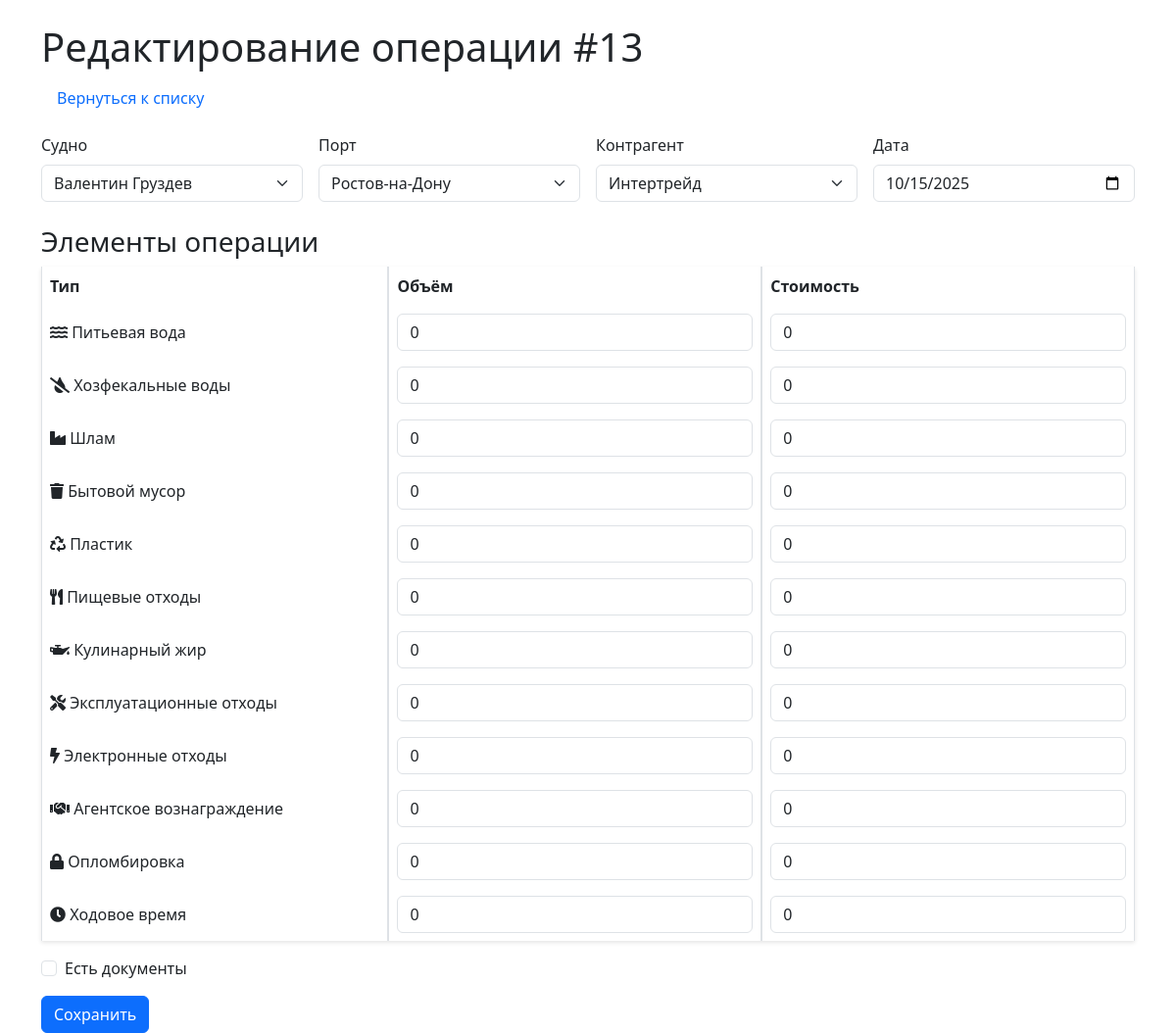
/edit/13, run on the app's committed database.
### models/schemas.py (models this page shows)
class Operation(Base):
    __tablename__ = "operations"
    id = Column(Integer, primary_key=True, index=True)
    ship_id = Column(Integer, ForeignKey("ships.id"))
    port_id = Column(Integer, ForeignKey("ports.id"))
    contractor_id = Column(Integer, ForeignKey("contractors.id"))
    date = Column(Date)
    has_documents = Column(Boolean, default=False)
    document_path = Column(String, nullable=True)
    ship = relationship("Ship")
    port = relationship("Port")
    contractor = relationship("Contractor")
    items = relationship("OperationItem", back_populates="operation", cascade="all, delete-orphan")

class Ship(Base):
    __tablename__ = "ships"
    id = Column(Integer, primary_key=True, index=True)
    name = Column(String, unique=True, index=True)

class Port(Base):
    __tablename__ = "ports"
    id = Column(Integer, primary_key=True, index=True)
    name = Column(String, unique=True, index=True)

class Contractor(Base):
    __tablename__ = "contractors"
    id = Column(Integer, primary_key=True, index=True)
    name = Column(String, unique=True, index=True)

class Item(Base):
    __tablename__ = "items"
    id = Column(Integer, primary_key=True, index=True)
    name = Column(String, unique=True, index=True)

### routers/operations.py (the view)
@router.get("/edit/{operation_id}", response_class=HTMLResponse)
async def edit_form(operation_id: int, request: Request, db: Session = Depends(get_db)):
    operation = db.query(Operation).filter(Operation.id == operation_id).first()
    if not operation:
        raise HTTPException(status_code=404, detail="Операция не найдена")
    ships = db.query(Ship).all()
    ports = db.query(Port).all()
    contractors = db.query(Contractor).all()
    items = db.query(Item).all()
    items_dict = [{"id": item.id, "name": item.name} for item in items]
    today = date.today().isoformat()  # Формат YYYY-MM-DD
    item_assocs = [
        {"item_id": op.item_id, "name": op.item.name, "volume": op.volume, "cost": op.cost}
        for op in operation.items
    ]
    return templates.TemplateResponse("edit.html", {
        "request": request,
        "operation": operation,
        "ships": ships,
        "ports": ports,
        "contractors": contractors,
        "items": items_dict,
        "today": today,
        "item_assocs": item_assocs
    })

### templates/edit.html (shortened to what this page needs)
<!DOCTYPE html>
<html lang="ru">
<head>
    <link href="/static/css/styles.css" rel="stylesheet">
    <link href="https://cdn.jsdelivr.net/npm/bootstrap@5.3.0/dist/css/bootstrap.min.css" rel="stylesheet">
    <link href="https://cdnjs.cloudflare.com/ajax/libs/font-awesome/5.15.4/css/all.min.css" rel="stylesheet">
</head>
<body>
    <div class="container mt-4">
        <h1>Редактирование операции #{{ operation.id }}</h1>
        <nav class="nav mb-3">
            <a class="nav-link" href="/">Вернуться к списку</a>
        </nav>
        <form method="post" enctype="multipart/form-data">
            <div class="row g-3">
                <div class="col-md-3">
                    <label for="ship_id" class="form-label">Судно</label>
                    <select class="form-select" id="ship_id" name="ship_id" required>
                        {% for ship in ships %}
                        <option value="{{ ship.id }}" {% if ship.id == operation.ship_id %}selected{% endif %}>{{ ship.name }}</option>
                        {% endfor %}
                    </select>
                </div>
                <div class="col-md-3">
                    <label for="port_id" class="form-label">Порт</label>
                    <select class="form-select" id="port_id" name="port_id" required>
                        {% for port in ports %}
                        <option value="{{ port.id }}" {% if port.id == operation.port_id %}selected{% endif %}>{{ port.name }}</option>
                        {% endfor %}
                    </select>
                </div>
                <div class="col-md-3">
                    <label for="contractor_id" class="form-label">Контрагент</label>
                    <select class="form-select" id="contractor_id" name="contractor_id" required>
                        {% for contractor in contractors %}
                        <option value="{{ contractor.id }}" {% if contractor.id == operation.contractor_id %}selected{% endif %}>{{ contractor.name }}</option>
                        {% endfor %}
                    </select>
                </div>
                <div class="col-md-3">
                    <label for="date" class="form-label">Дата</label>
                    <input type="date" class="form-control" id="date" name="date" value="{{ operation.date }}" required>
                </div>
            </div>
            <h3 class="mt-4">Элементы операции</h3>
            <table class="table table-bordered">
                <thead>
                    <tr>
                        <th>Тип</th>
                        <th>Объём</th>
                        <th>Стоимость</th>
                    </tr>
                </thead>
                <tbody>
                    {% for item in items %}
                    <tr>
                        <td>
                            {% if item.name == 'Питьевая вода' %}
                            <i class="fas fa-water"></i> {{ item.name }}
                            {% elif item.name == 'Хозфекальные воды' %}
                            <i class="fas fa-tint-slash"></i> {{ item.name }}
                            {% elif item.name == 'Шлам' %}
                            <i class="fas fa-industry"></i> {{ item.name }}
                            {% elif item.name == 'Бытовой мусор' %}
                            <i class="fas fa-trash"></i> {{ item.name }}
                            {% elif item.name == 'Пластик' %}
                            <i class="fas fa-recycle"></i> {{ item.name }}
                            {% elif item.name == 'Пищевые отходы' %}
                            <i class="fas fa-utensils"></i> {{ item.name }}
                            {% elif item.name == 'Кулинарный жир' %}
                            <i class="fas fa-oil-can"></i> {{ item.name }}
                            {% elif item.name == 'Эксплуатационные отходы' %}
                            <i class="fas fa-tools"></i> {{ item.name }}
                            {% elif item.name == 'Электронные отходы' %}
                            <i class="fas fa-bolt"></i> {{ item.name }}
                            {% elif item.name == 'Агентское вознаграждение' %}
                            <i class="fas fa-handshake"></i> {{ item.name }}
                            {% elif item.name == 'Опломбировка' %}
                            <i class="fas fa-lock"></i> {{ item.name }}
                            {% elif item.name == 'Ходовое время' %}
                            <i class="fas fa-clock"></i> {{ item.name }}
                            {% else %}
                            <i class="fas fa-question"></i> {{ item.name }}
                            {% endif %}
                        </td>
                        <td>
                            <input type="number" step="0.01" min="0" class="form-control" name="volume_{{ item.id }}"
                                   value="{% if item.id in item_assocs %}{{ item_assocs[item.id].volume }}{% else %}0{% endif %}">
                        </td>
                        <td>
                            <input type="number" step="0.01" min="0" class="form-control" name="cost_{{ item.id }}"
                                   value="{% if item.id in item_assocs %}{{ item_assocs[item.id].cost }}{% else %}0{% endif %}">
                        </td>
                    </tr>
                    {% endfor %}
                </tbody>
            </table>
            <div class="mb-3 form-check">
                <input type="checkbox" class="form-check-input" id="has_documents" name="has_documents" {% if operation.has_documents %}checked{% endif %}>
                <label for="has_documents" class="form-check-label">Есть документы</label>
            </div>
            <button type="submit" class="btn btn-primary">Сохранить</button>
        </form>
    </div>
</body>
</html>

### static/css/styles.css (style rules this page uses)
body { font-family: Arial, sans-serif; }
.table { border-collapse: separate; border-spacing: 0; box-shadow: 0 2px 4px rgba(0, 0, 0, 0.1); }
.table th, .table td { vertical-align: middle; }
.table th { background-color: #f8f9fa; }
.container { max-width: 1200px; }

### data on the page
Operation: id "13", ship_id "Валентин Груздев", port_id "Ростов-на-Дону", contractor_id "Интертрейд", date "10/15/2025"
Item: name "Питьевая вода"
Item: name "Хозфекальные воды"
Item: name "Шлам"
Item: name "Бытовой мусор"
Item: name "Пластик"
Item: name "Пищевые отходы"
Item: name "Кулинарный жир"
Item: name "Эксплуатационные отходы"
Item: name "Электронные отходы"
Item: name "Агентское вознаграждение"
Item: name "Опломбировка"
Item: name "Ходовое время"
